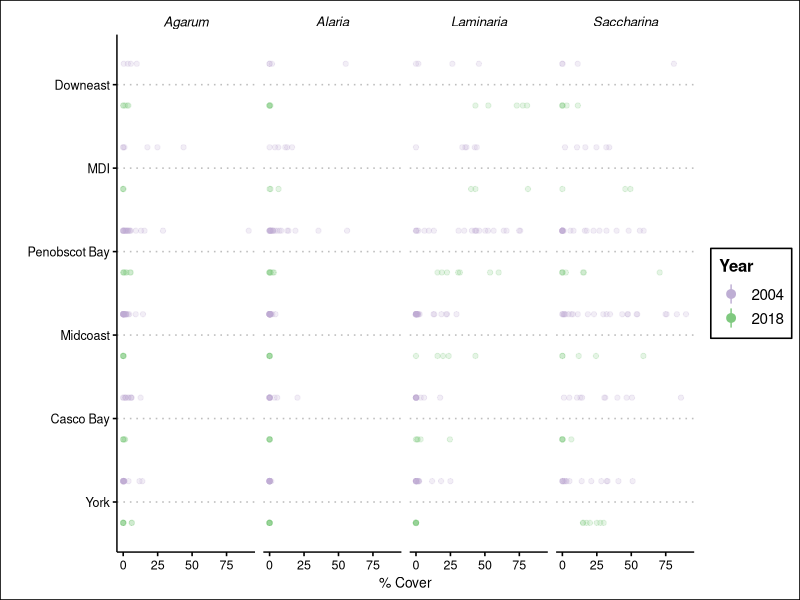
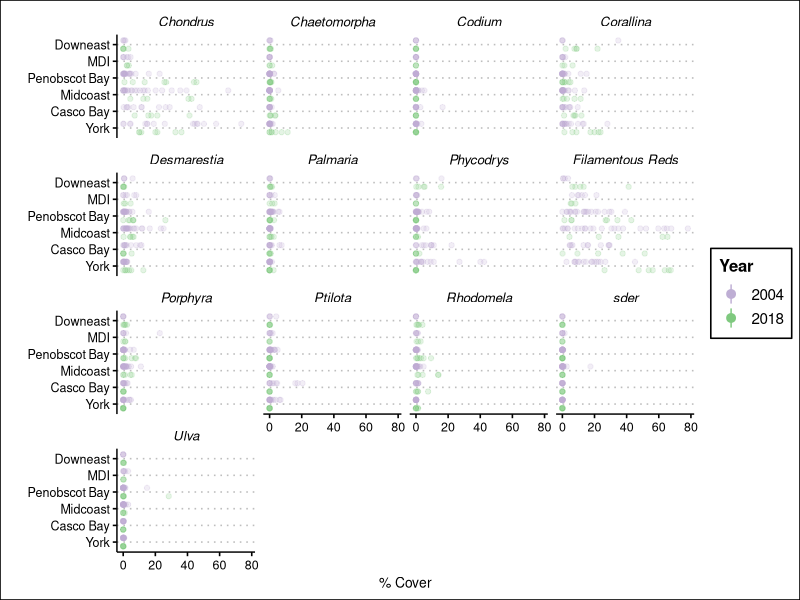
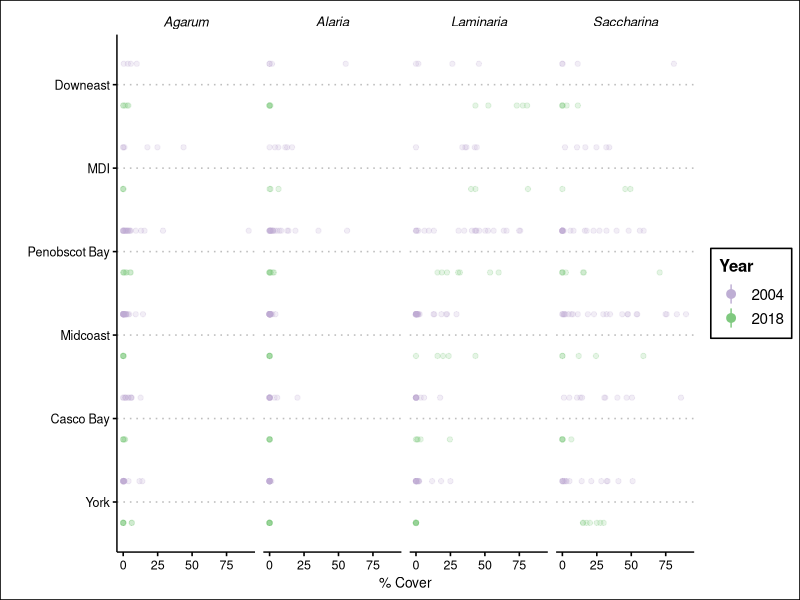
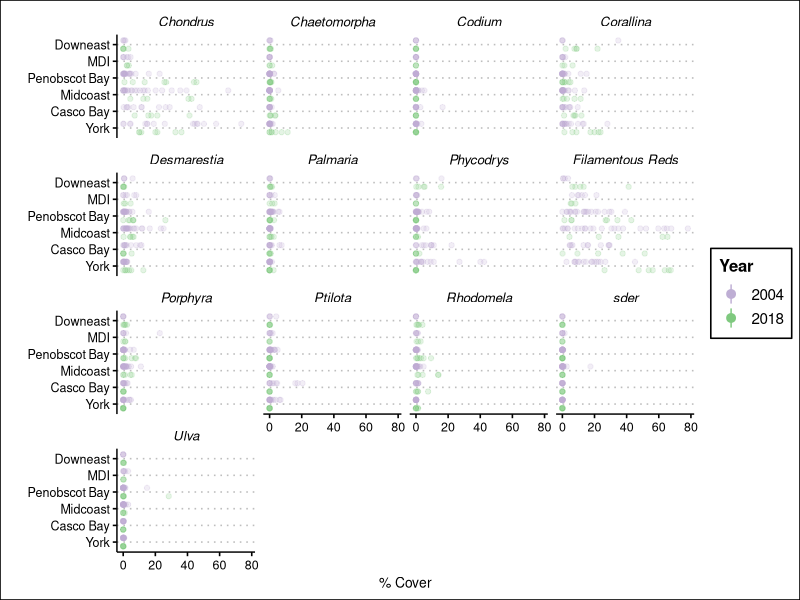

Write R code to recreate these figures, in order.
#' -------------------------------------------
#' Plot composition data
#' 
#' -------------------------------------------

#--- load libraries and get environment setup
setwd(here::here()) 
library(tidyverse)

comp_data <- read_csv("derived_data/compositional_change_data.csv") %>%
    mutate( region = factor(region,
                            levels = rev(c("Downeast", "MDI", "Penobscot Bay",
                                       "Midcoast", "Casco Bay", "York"))),
            year = factor(year, levels = c(2018, 2004)))

#labeller function
make_kelp_name <- function(string){
    string <- gsub("agar", "Agarum", string)
    string <- gsub("ldig", "Laminaria", string)
    string <- gsub("alar", "Alaria", string)
    string <- gsub("sac", "Saccharina", string)
    string
}

ggplot(comp_data %>% filter(type == "kelp"), 
       aes(x = region, y = cover, color = year)) +
    geom_point(alpha = 0.2, position = position_dodge(width = 1)) +
    stat_summary(alpha = 1, position = position_dodge(width = 1),
                 fun.data = mean_cl_boot) +
    coord_flip() +
    facet_wrap(vars(sp_code),
               labeller = labeller(sp_code = make_kelp_name),
               nrow = 1) +
    labs(color = "Year",
         y = "% Cover",
         x = "") +
    ggthemes::theme_clean() +
    scale_color_brewer(palette = "Accent")+
    guides(colour = guide_legend(reverse=TRUE)) +  #for the legend flip
    theme(strip.text = element_text(face = "italic"))
ggsave("figures/kelp_composition_2004_2018.jpg", dpi = 600)



#labeller function
make_algae_name <- function(string){
    stringi::stri_replace_all_fixed(string,
                                   pattern = c("ccrisp",
                                     "chaet",
                                     "codm",
                                     "coral",
                                     "desm",
                                     "palm",
                                     "phyc",
                                     "poly",
                                     "porph",
                                     "ptilo",
                                     "rhod",
                                     "ulva"),
                                   replacement = c(
                                     "Chondrus",
                                     "Chaetomorpha",
                                     "Codium",
                                     "Corallina",
                                     "Desmarestia",
                                     "Palmaria",
                                     "Phycodrys",
                                     "Filamentous Reds",
                                     "Porphyra",
                                     "Ptilota",
                                     "Rhodomela",
                                     "Ulva"),
                                   vectorize_all = FALSE)
    
}
ggplot(comp_data %>% filter(type != "kelp"), 
       aes(x = region, y = cover, color = factor(year))) +
    geom_point(alpha = 0.2, position = position_dodge(width = 1)) +
    stat_summary(alpha = 1, position = position_dodge(width = 1),
                 fun.data = mean_cl_boot) +
    coord_flip() +
    facet_wrap(vars(sp_code),
               labeller = labeller(sp_code = make_algae_name)) +
    labs(color = "Year",
         y = "% Cover",
         x = "") +
    ggthemes::theme_clean() +
    scale_color_brewer(palette = "Accent")+
    guides(colour = guide_legend(reverse=TRUE)) + 
    theme(strip.text = element_text(face = "italic"))

ggsave("figures/understory_composition_2004_2018.jpg", 
       height = 5.2,
       width = 6.8,
       dpi = 600)
